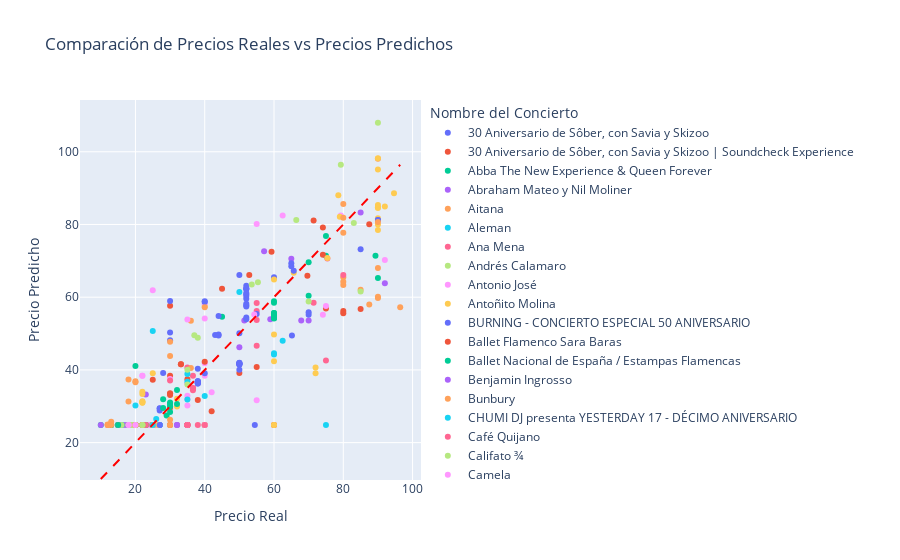

Write notebook code for a chart like this one.
### Markdown cell above
GRID SEARCH CON ESTANDARIZACIÓN

### Code cell
# Definir los parámetros para GridSearchCV
params = {
    'mlp__hidden_layer_sizes': [1, 50, 75, 100, 125, 150, 200, 225, 250, 275, 300, 325, 350, 375, 400],
    'mlp__activation': ["identity", "logistic", "tanh", "relu"],
    'mlp__solver': ['lbfgs', 'sgd', 'adam'],
    'mlp__learning_rate': ['constant', 'invscaling', 'adaptive']  

}

# Realizar GridSearchCV
start_time = time.time()

gridSearch = GridSearchCV(estimator=pipeline, param_grid=params, n_jobs=-1, scoring='neg_mean_squared_error', cv=ps)
gridSearch.fit(X_train, y)

results = cross_validate(gridSearch.best_estimator_, X_train, y, cv=ps, scoring=scoring, return_train_score=True)

end_time = time.time()
execution_time = end_time - start_time
print("Tiempo de ejecución:", execution_time, "segundos")

print('Mejores parámetros GridSearchCV: ', gridSearch.best_params_)

resultados = crear_tabla_resultados(results)

cargar_modelo_mlflow(gridSearch.best_estimator_, 'MAX_PRICE', 'GRID SEARCH 2', resultados, execution_time)

# Mostrar las predicciones y los valores reales
plot_model_predictions(gridSearch.best_estimator_, X_train, y, data_max)
feature_importance(gridSearch.best_estimator_, X_train, y, 15)
resultados
